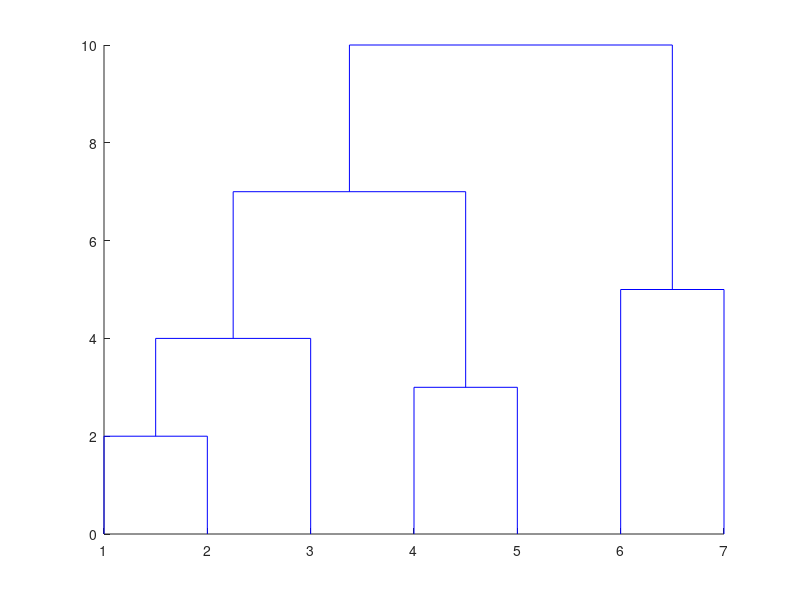

MATLAB code for this plot:
function desmat=DendrogramDescriptor(Z,type)
% generates a descriptor matrix of the hierarchical, binary cluster tree represented by Z.
% Z is an m-1-by-3 matrix, generated by the linkage function, or randomagglomeration 
% where m is the number of objects in the original data set
if nargin < 1
    Z=[1,2,2;
        4,5,3;
        8,3,4;
        6,7,5;
        10,9,7;
        12,11,10;]
    type='cd';
    dendrogram(Z);
end

switch lower(type)
    case 'pmd'
        desmat=pmd(Z);
    case 'cmd'
        desmat=cmd(Z);
    case 'smd'
        desmat=smd(Z);
    case 'cd'
        desmat=cd(Z);
    case 'pd'
        %         desmat=pd(Z);
        error('not written yet');
    case 'my'    
        desmat=my(Z);
    otherwise
        error('unknown DendrogramDescriptor');
end

%---------------------------------------------------------------------------------------------------
function pmdmatrix=pmd(Z)
% generates a pmd (partition membership divergence) matrix of the hierarchical, binary cluster tree 
% represented by Z. Th enumber of partition(level) that jk are toghether are counted and is
% subtracted from m possible partition to calculate the # of level that jk are not toghether
m=size(Z,1)+1;
SimMatrix=zeros(m,m);
for i=1:m
    newp= cluster(Z,'maxclust',i); %create the ith partition with i cluster in it
    if (max(newp)~=i)
        warning('the number of cluster in step i is not i');
    end
    for j=1:i
        ii=find (newp==j);
        for k=1:size(ii,1)
            SimMatrix(ii(k,1),ii)=SimMatrix(ii(k,1),ii)+1;
        end
    end
end
pmdmatrix=ones(m,m)*m-SimMatrix;
%---------------------------------------------------------------------------------------------------
function cmdmatrix=cmd(Z)
% generates a cmd (cluster membership divergence) matrix of the hierarchical, binary cluster tree 
% represented by Z. The clusters(nodes) are created and the number of item in each of them is
% reperesented as diffrence for the newly combined members. because the cluster size is repeatedly
% increased if we compute the min between the former cmdmatrix and the new calculated one the items
% that are previously joined are not changed. 
m = size(Z,1)+1;
cmdmatrix=ones(m,m)*inf;
for i=1:1:m
    cluster{i}.X=[i];     
    cmdmatrix(i,i)=1;     %every item has a cluster only one itm
end
for k=1:1:m-1
    i=Z(k,1); j=Z(k,2);
    X=[cluster{i}.X, cluster{j}.X];
    cluster{m+k}.X=X;
    len=size(X,2);       %for every node find the cluster size
    for i=1:len
        cmdmatrix(X(1,i),X)=min(cmdmatrix(X(1,i),X),len); %set the dissimilarity according to min cluster size having jk together
    end
end

%---------------------------------------------------------------------------------------------------
function smdmatrix=smd(Z)
% generates a smd (subtree membership divergence) matrix of the hierarchical, binary cluster tree 
% represented by Z. we create the subtrees (nodes) and count in which of them the jk are combined
% toghether and subtract it from the number of possible node to compute the # of node in which they
% are not toghether.
m = size(Z,1)+1;
SimMatrix=zeros(m,m);
for i=1:1:m
    cluster{i}.X=[i];     
end
for k=1:1:m-1
    i=Z(k,1); j=Z(k,2);
    X=[cluster{i}.X, cluster{j}.X];
    cluster{m+k}.X=X;
    len=size(X,2);       %for every node find the cluster size
    %for every node check to see if jk are together
    for i=1:len
        SimMatrix(X(1,i),X)=SimMatrix(X(1,i),X)+1;
    end
end
smdmatrix=ones(m,m)*(m-1)-SimMatrix;
%---------------------------------------------------------------------------------------------------
function cdmatrix=cd(Z)
% generates a cd (cophenetic diffrence) matrix of the hierarchical, binary cluster tree 
% represented by Z. we create the nodes in the tree and set the diss according to the min level
% which jk are combined
m = size(Z,1)+1;
cdmatrix=ones(m,m)*inf;
for i=1:1:m
    cluster{i}.X=[i];     
    cdmatrix(i,i)=0;     %every comine itself at level 0
end
for k=1:1:m-1
    i=Z(k,1); j=Z(k,2);
    X=[cluster{i}.X, cluster{j}.X];
    cluster{m+k}.X=X;
    len=size(X,2);       %for every node find the cluster size
    for i=1:len
        cdmatrix(X(1,i),X)=min(cdmatrix(X(1,i),X),Z(k,3)); %set the dissimilarity according to min cluster level that combine the item jk
    end
end

%---------------------------------------------------------------------------------------------------
function mymatrix=my(Z)
% generates a cd (cophenetic diffrence) matrix of the hierarchical, binary cluster tree 
% represented by Z.
m = size(Z,1)+1;
mymatrix=zeros(m,m);
for i=1:1:m
    cluster{i}.X=[i];     
    cluster{i}.id=0;
end
for k=1:1:m-1
    i=Z(k,1); j=Z(k,2);
    cluster{m+k}.X=[cluster{i}.X, cluster{j}.X];     
    id=max(cluster{i}.id, cluster{j}.id)+1;
    cluster{m+k}.id=id;
    mymatrix(cluster{i}.X,cluster{j}.X)=id;
    mymatrix(cluster{j}.X,cluster{i}.X)=id;
end